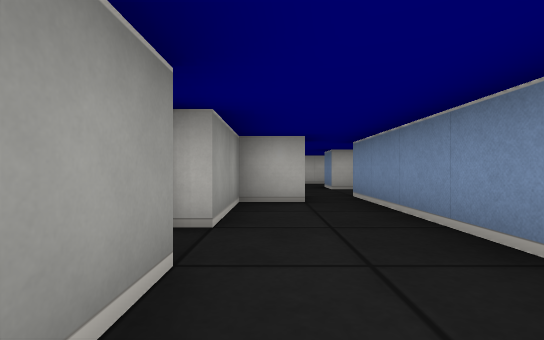
View 1 (above)

19 first-person views from a walk through a cub3D maze. The camera is about half as high as the walls, looks level and sees 85° across. The floor is counted in squares. Each view is taken from the middle of a square. On the plan, view 1 faces up. The plan holds only what a view shows up to about 9 squares ahead; the rest is blank.

View 2
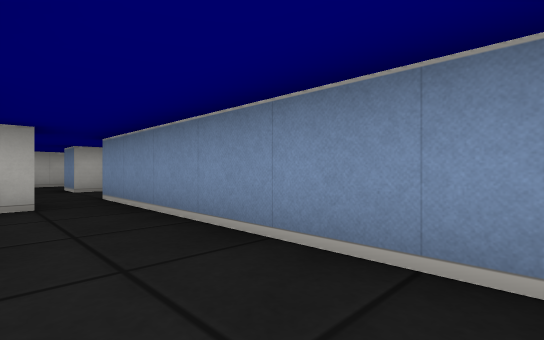

View 3
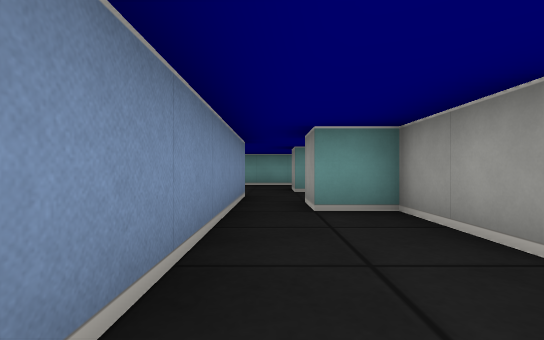

View 4
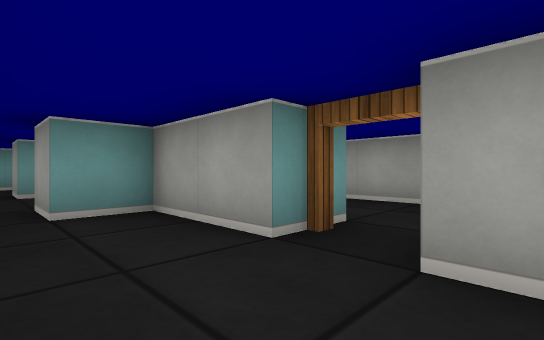

View 5
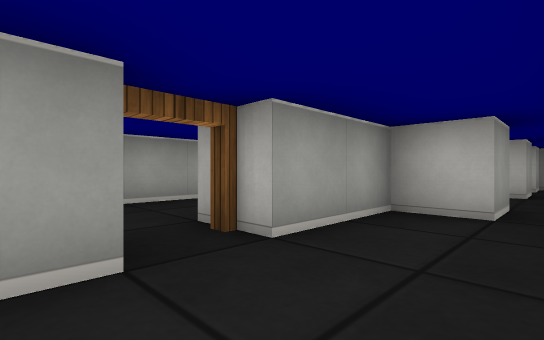

View 6
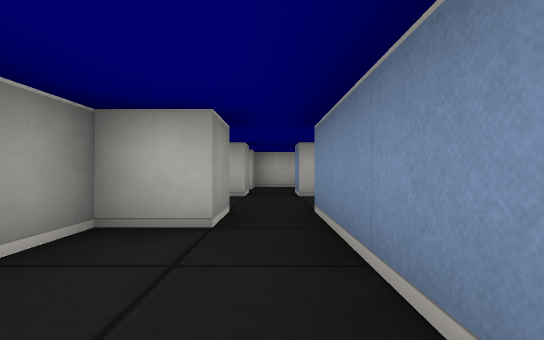

View 7
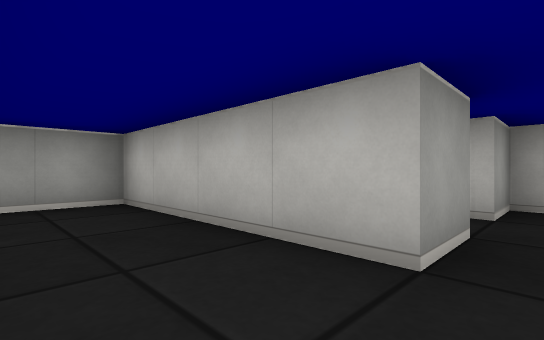

View 8
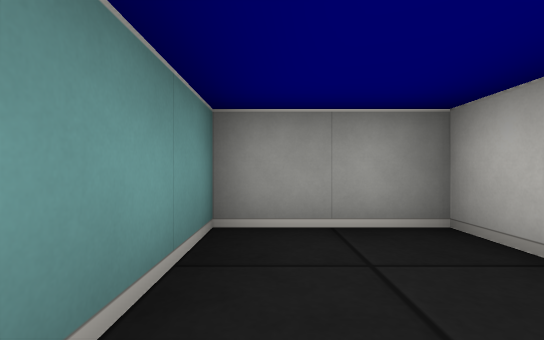

View 9
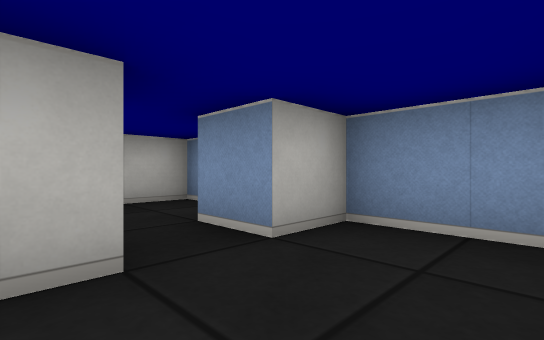

View 10
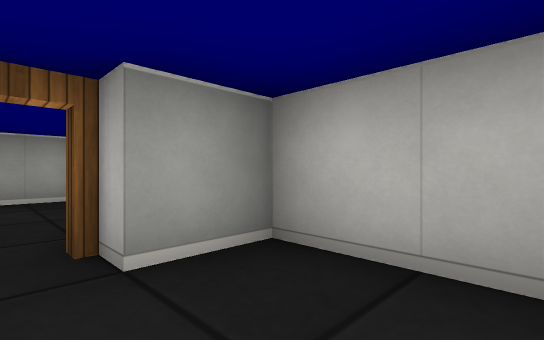

View 11
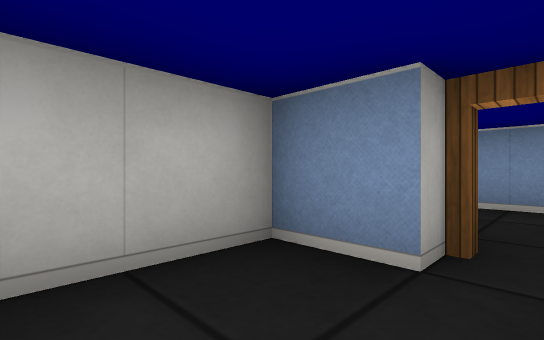

View 12
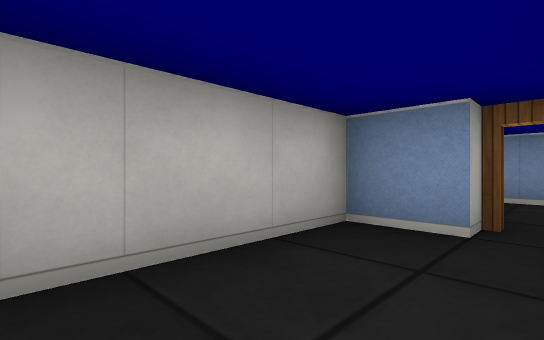

View 13
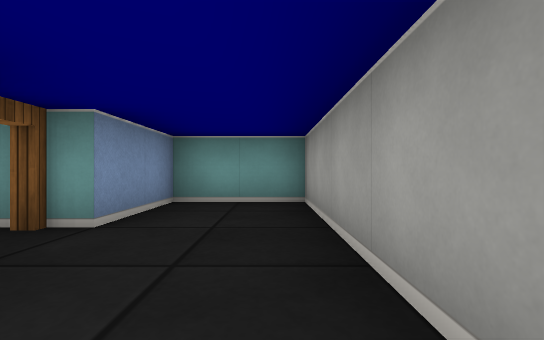

View 14
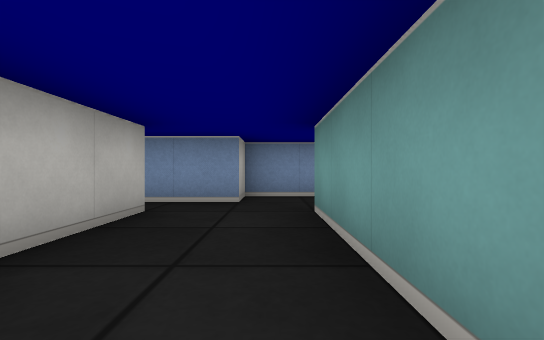

View 15
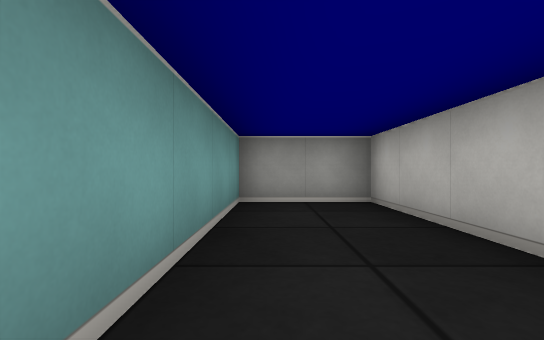

View 16
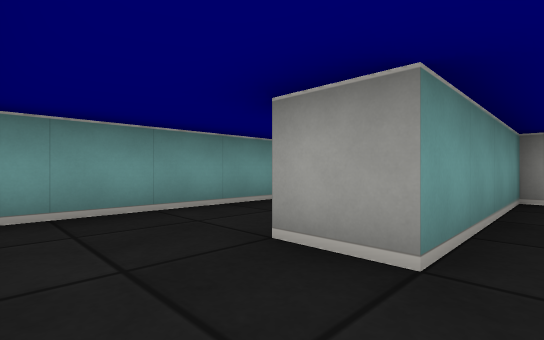

View 17
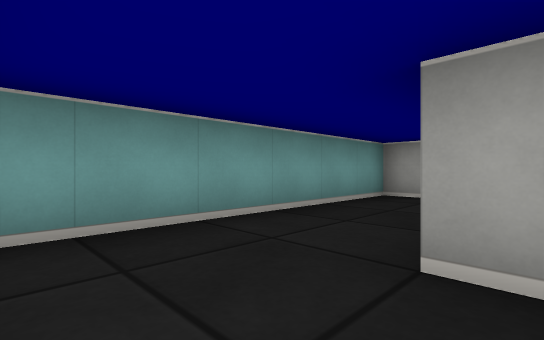

View 18
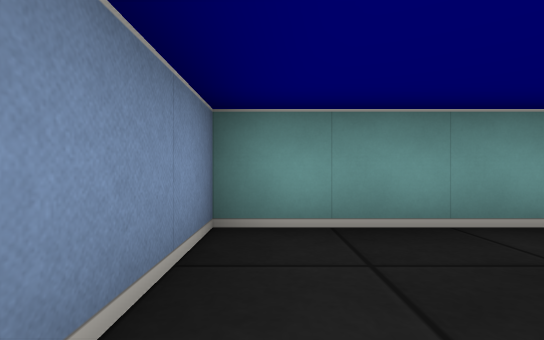

View 19
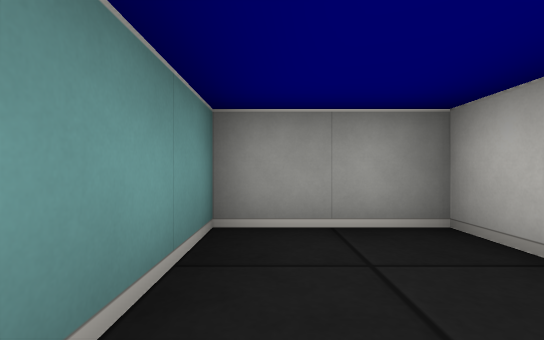

### Floor plan
Points are (right, up) in squares from view 1. A wall is a line through its corners. A room is listed if a view was taken in it or the views show most of it. See-through windows are left out.
Room 1 (views 1, 2, 3, 4, 5, 6)
walls: (-0.5, 1.5) (-0.5, -0.5) (0.5, -0.5); (1.5, -0.5) (1.5, 5.5); (0.5, 5.5) (0.5, 4.5) (-0.5, 4.5) (-0.5, 2.5)
ways out: opening at (1, 6) to room 2; open door at (-1, 2) to room 5; opening at (1, -1) to room 6
Room 2 (views 7, 8, 9)
walls: (0.5, 8.5) (0.5, 7.5) (-3.5, 7.5) (-3.5, 5.5) (-1.5, 5.5); (2.5, 6) (2.5, 7.5) (1.5, 7.5) (1.5, 8.5)
ways out: opening at (1, 6) to room 1; opening at (1, 8) to room 3
Room 3 (view 10)
walls: (2.5, 9.1) (2.5, 10.5) (0.5, 10.5) (0.5, 9.5)
ways out: opening at (1, 8) to room 2; open door at (0, 9) to room 4
Room 4 (views 11, 12)
walls: (-3.5, 10) (-3.5, 9.1); (-0.5, 9.5) (-0.5, 10.5) (-3, 10.5)
ways out: open door at (0, 9) to room 3
Room 5 (view 13)
walls: (-3.5, 3.8) (-3.5, -0.5) (-1.5, -0.5) (-1.5, 1.5)
ways out: open door at (-1, 2) to room 1
Room 6 (views 14, 15, 16)
walls: (0.5, -0.5) (0.5, -1.5) (-3.5, -1.5) (-3.5, -3.5) (0.5, -3.5); (2.5, -3.5) (2.5, -2.5) (1.5, -2.5) (1.5, -0.5)
ways out: opening at (1, -1) to room 1; opening at (1.5, -4) to room 7
Room 7 (views 17, 18, 19)
walls: (0.5, -3.5) (0.5, -4.5); (-2.6, -4.5) (-3.5, -4.5) (-3.5, -6.5) (2.5, -6.5) (2.5, -3.5)
ways out: opening at (1.5, -4) to room 6

Where each view was taken, in squares from view 1:
view 1: 0 up, 0 right, facing up
view 2: 0 up, 0 right, facing up-right
view 3: 3 up, 1 right, facing down
view 4: 3 up, 1 right, facing down-left
view 5: 1 up, 1 right, facing up-left
view 6: 2 up, 1 right, facing up
view 7: 6 up, 1 right, facing up-left
view 8: 6 up, 1 left, facing left
view 9: 6 up, 0 right, facing up-right
view 10: 9 up, 2 right, facing up-left
view 11: 9 up, 2 left, facing up-right
view 12: 9 up, 3 left, facing up-right
view 13: 4 up, 3 left, facing down
view 14: 3 down, 3 left, facing right
view 15: 3 down, 1 right, facing left
view 16: 3 down, 2 right, facing down-left
view 17: 4 down, 2 right, facing down-left
view 18: 4 down, 2 right, facing down
view 19: 6 down, 1 left, facing left
